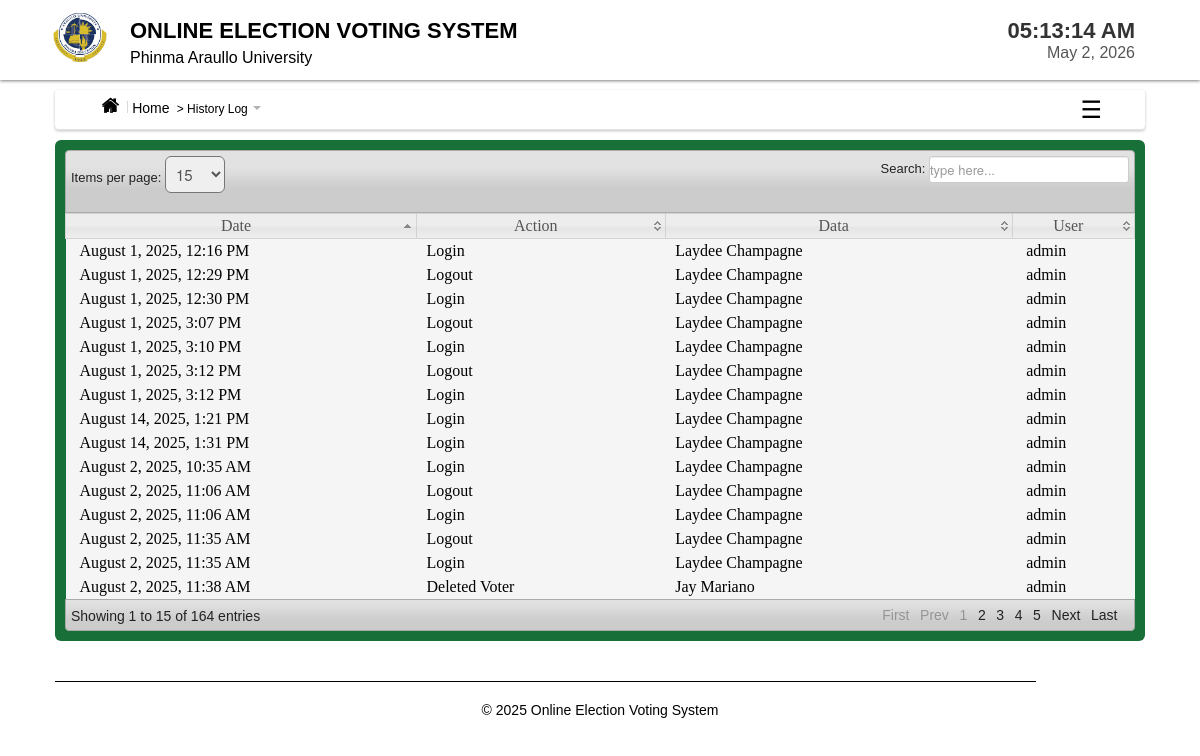
/admin/history.php (signed in), run on the app's committed database.
### tables this page shows
CREATE TABLE `history` (
  `history_id` int(11) NOT NULL,
  `data` varchar(30) NOT NULL,
  `action` varchar(50) NOT NULL,
  `date` varchar(20) NOT NULL,
  `user` varchar(20) NOT NULL
);

### admin/history.php (the view, shortened to what this page needs)
<?php
include('header.php');
?>
</head>
<body>
<?php include('nav_top.php'); ?>
<div class="wrapper">
  <div class="home_body">
    <?php include('homesidebar.php'); ?>
    <div id="element" class="hero-body">
      <div class="demo_jui">
        <table cellpadding="0" cellspacing="0" border="0" class="display" id="log" class="jtable">
          <thead>
            <tr>
              <th>Date</th>
              <th>Action</th>
              <th>Data</th>
              <th>User</th>
            </tr>
          </thead>
          <tbody>
            <?php
            $history_query = mysqli_query($conn, "SELECT * FROM history");
            while ($history_rows = mysqli_fetch_array($history_query)) {
              $id = $history_rows['history_id'];
              $date_raw = $history_rows['date'];
              $date_formatted = (!empty($date_raw)) ? date("F j, Y, g:i A", strtotime($date_raw)) : 'N/A';
            ?>
            <tr class="del<?php echo $id; ?>">
              <td>&nbsp;<?php echo $date_formatted; ?></td>
              <td><?php echo $history_rows['action']; ?></td>
              <td><?php echo $history_rows['data']; ?></td>
              <td>&nbsp;<?php echo $history_rows['user']; ?></td>
            </tr>
            <?php } ?>
          </tbody>
        </table>
      </div>
    </div>
    <?php include('footer.php'); ?>
  </div>
</div>
</body>
</html>

### admin/css/datatable/demo_table_jui.css (style rules this page uses)
table.display thead th { cursor: pointer; padding: 3px 0 3px 10px; }
table.display { border-collapse: collapse; clear: both; margin: 0 auto; width: 100%; }
table.display td { padding: 3px 10px; }
tr.odd { background-color: #f5f5f5; }
tr.even { background-color: #f5f5f5; }
tr.odd td.sorting_1 { background-color: f5f5f5; }
tr.even td.sorting_1 { background-color: f5f5f5; }

### admin/css/Home.css (style rules this page uses)
* { margin: 0; padding: 0; }
body { font-family: "Poppins", sans-serif; font-size: 14px; background-color: #fff ; background-position: 0 0px; }
.wrapper { width:1090px; margin:10px auto; }

### data on the page
history: date "August 1, 2025, 12:16 PM", action "Login", data "Laydee Champagne", user "admin"
history: date "August 1, 2025, 12:29 PM", action "Logout", data "Laydee Champagne", user "admin"
history: date "August 1, 2025, 12:30 PM", action "Login", data "Laydee Champagne", user "admin"
history: date "August 1, 2025, 3:07 PM", action "Logout", data "Laydee Champagne", user "admin"
history: date "August 1, 2025, 3:10 PM", action "Login", data "Laydee Champagne", user "admin"
history: date "August 1, 2025, 3:12 PM", action "Logout", data "Laydee Champagne", user "admin"
history: date "August 1, 2025, 3:12 PM", action "Login", data "Laydee Champagne", user "admin"
history: date "August 2, 2025, 10:35 AM", action "Login", data "Laydee Champagne", user "admin"
history: date "August 2, 2025, 11:06 AM", action "Logout", data "Laydee Champagne", user "admin"
history: date "August 2, 2025, 11:06 AM", action "Login", data "Laydee Champagne", user "admin"
history: date "August 2, 2025, 11:35 AM", action "Logout", data "Laydee Champagne", user "admin"
history: date "August 2, 2025, 11:35 AM", action "Login", data "Laydee Champagne", user "admin"
history: date "August 2, 2025, 11:38 AM", action "Deleted Voter", data "Jay Mariano", user "admin"
history: date "August 14, 2025, 1:21 PM", action "Login", data "Laydee Champagne", user "admin"
history: date "August 14, 2025, 1:31 PM", action "Login", data "Laydee Champagne", user "admin"

### other printed values
$main_label "History Log"
